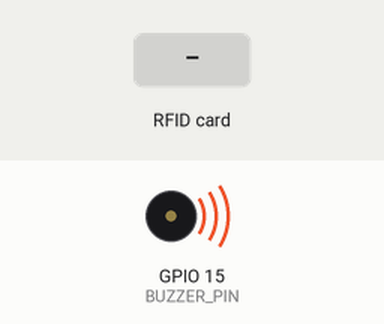
A sketch run on a simulated ESP32. On the bench: buzzer (waves = sounding). Inputs (shaded band) come from the test bench. WiFi joins after 1.5 s; servers stay silent unless stated; what the sketch prints to the serial monitor is not drawn.

Above: at 2.2 s.
At 3.4 s:
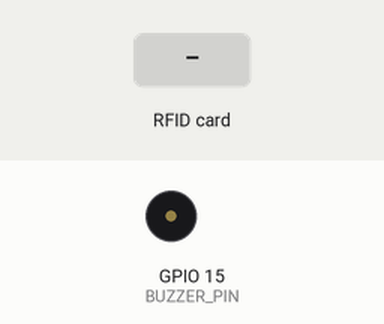
3.5 s: RFID card 5E 7A 19 C4 held to the reader
At 4.0 s:
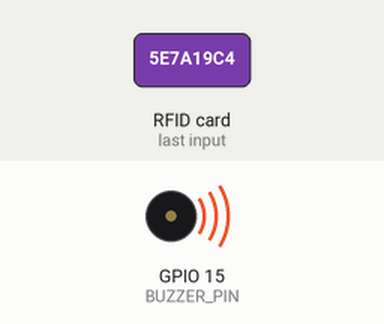
Timing chart, 0 to 6.5 s (numbered marks = the images above; inputs shaded):
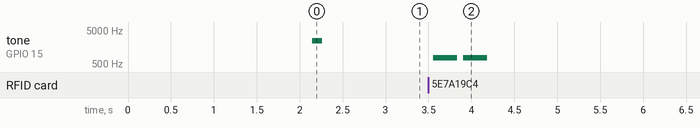

The sketch:

Smart_RFID_Attendance_System_Code.ino
```cpp
/*
  --------------------------------------------
  |                                          |
  |              Subscribe Now!!!            |
  |                                          |
  | http://www.youtube.com/@ChethanaVishmika |
  |                                          |
  --------------------------------------------

  CODE 2 - RFID Attendance System  (ESP32 + RC522 + buzzer + Google Sheets)

  - Scan a registered card  -> 1 beep, attendance row added to Google Sheet
  - Scan an unregistered card -> 2 low beeps, nothing is saved
  - Upload to Google Sheets failed (WiFi/URL problem) -> 3 quick beeps

  The Date and Time are added by Google Apps Script (Code.gs), so the
  ESP32 only sends the student's name.

  Library: "MFRC522" (Arduino Library Manager). WiFi/HTTPClient are built in.

  Wiring (RC522 -> ESP32):
    SDA(SS) -> 5     SCK -> 18     MOSI -> 23
    MISO    -> 19    RST -> 22     GND  -> GND
    3.3V    -> 3V3 (NOT 5V!)       IRQ  -> not connected
  Buzzer: (+) -> GPIO 15, (-) -> GND
*/

#include <SPI.h>
#include <MFRC522.h>
#include <WiFi.h>
#include <WiFiClientSecure.h>
#include <HTTPClient.h>

// ================== EDIT THESE ==================
const char* WIFI_SSID  = "YOUR_WIFI_NAME";
const char* WIFI_PASS  = "YOUR_WIFI_PASSWORD";

// Paste your Google Apps Script "Web app" URL here (ends with /exec)
const char* SCRIPT_URL = "https://script.google.com/macros/s/PASTE_YOUR_DEPLOYMENT_ID_HERE/exec";

// Registered cards: { "CARD_ID", "Student Name" }
// Get the card IDs using CODE 1.
struct Student {
  const char* uid;
  const char* name;
};

Student students[] = {
  {"ID 1", "Student Name 1"},
  {"ID 2", "Student Name 2"},
  {"ID 3", "Student Name 3"},
  // add more cards here...
};

const unsigned long COOLDOWN_MS = 10000;  // ignore the same card for 10 seconds
// =================================================

#define SS_PIN     5
#define RST_PIN    22
#define SCK_PIN    18
#define MISO_PIN   19
#define MOSI_PIN   23
#define BUZZER_PIN 15

const int STUDENT_COUNT = sizeof(students) / sizeof(students[0]);

MFRC522 rfid(SS_PIN, RST_PIN);

String lastUid = "";
unsigned long lastScanTime = 0;

// ---------- Buzzer ----------
void beep(int duration = 150, int freq = 2700) {
  int halfPeriod = 500000 / freq;
  unsigned long end = millis() + duration;
  while (millis() < end) {
    digitalWrite(BUZZER_PIN, HIGH);
    delayMicroseconds(halfPeriod);
    digitalWrite(BUZZER_PIN, LOW);
    delayMicroseconds(halfPeriod);
  }
}

void beepValid()   { beep(200); }
void beepUnknown() { beep(250, 800); delay(100); beep(250, 800); }
void beepError()   { for (int i = 0; i < 3; i++) { beep(80); delay(80); } }

// ---------- WiFi ----------
bool connectWiFi() {
  if (WiFi.status() == WL_CONNECTED) return true;

  Serial.print("Connecting to WiFi");
  WiFi.mode(WIFI_STA);
  WiFi.begin(WIFI_SSID, WIFI_PASS);

  unsigned long start = millis();
  while (WiFi.status() != WL_CONNECTED && millis() - start < 15000) {
    delay(500);
    Serial.print(".");
  }
  Serial.println();

  if (WiFi.status() == WL_CONNECTED) {
    Serial.print("WiFi connected. IP: ");
    Serial.println(WiFi.localIP());
    return true;
  }
  Serial.println("WiFi connection failed.");
  return false;
}

// ---------- Helpers ----------
String urlEncode(const String& s) {
  String out = "";
  char buf[4];
  for (size_t i = 0; i < s.length(); i++) {
    char c = s[i];
    if (isalnum(c) || c == '-' || c == '_' || c == '.' || c == '~') {
      out += c;
    } else {
      sprintf(buf, "%%%02X", (uint8_t)c);
      out += buf;
    }
  }
  return out;
}

int findStudent(const String& uid) {
  for (int i = 0; i < STUDENT_COUNT; i++) {
    if (uid.equalsIgnoreCase(students[i].uid)) return i;
  }
  return -1;
}

// ---------- Send to Google Sheets ----------
bool sendAttendance(const String& name) {
  if (!connectWiFi()) return false;

  WiFiClientSecure client;
  client.setInsecure();  // simple HTTPS without certificate checking

  HTTPClient http;
  String url = String(SCRIPT_URL) + "?name=" + urlEncode(name);
  http.begin(client, url);
  http.setFollowRedirects(HTTPC_FORCE_FOLLOW_REDIRECTS);  // Google redirects the response
  http.setTimeout(15000);

  int code = http.GET();
  Serial.print("HTTP response code: ");
  Serial.println(code);
  if (code > 0) {
    Serial.print("Server says: ");
    Serial.println(http.getString());
  }
  http.end();

  return code == 200;
}

// ---------- Setup ----------
void setup() {
  Serial.begin(115200);
  delay(500);

  pinMode(BUZZER_PIN, OUTPUT);
  digitalWrite(BUZZER_PIN, LOW);

  SPI.begin(SCK_PIN, MISO_PIN, MOSI_PIN, SS_PIN);
  rfid.PCD_Init();
  delay(50);

  Serial.println();
  Serial.println("=== RFID Attendance System ===");

  byte version = rfid.PCD_ReadRegister(MFRC522::VersionReg);
  if (version == 0x00 || version == 0xFF) {
    Serial.println("WARNING: No communication with RC522! Check wiring/power (3.3V).");
  } else {
    Serial.println("RC522 detected OK.");
  }

  connectWiFi();
  beep(100);
  Serial.println("Ready. Tap a card...");
}

// ---------- Loop ----------
void loop() {
  if (!rfid.PICC_IsNewCardPresent()) return;
  if (!rfid.PICC_ReadCardSerial()) return;

  String uid = "";
  for (byte i = 0; i < rfid.uid.size; i++) {
    if (rfid.uid.uidByte[i] < 0x10) uid += "0";
    uid += String(rfid.uid.uidByte[i], HEX);
  }
  uid.toUpperCase();

  rfid.PICC_HaltA();
  rfid.PCD_StopCrypto1();

  // Ignore the same card scanned again within the cooldown time
  if (uid == lastUid && millis() - lastScanTime < COOLDOWN_MS) {
    return;
  }
  lastUid = uid;
  lastScanTime = millis();

  Serial.println("--------------------------");
  Serial.print("Card ID: ");
  Serial.println(uid);

  int idx = findStudent(uid);
  if (idx < 0) {
    Serial.println("Unknown card - not registered.");
    beepUnknown();
    return;
  }

  String name = students[idx].name;
  Serial.print("Student: ");
  Serial.println(name);
  beepValid();

  if (sendAttendance(name)) {
    Serial.println("Attendance saved to Google Sheet.");
  } else {
    Serial.println("Failed to save attendance!");
    beepError();
  }
}
```

Measured:
- after the input at 3.5 s, tone on GPIO 15 (BUZZER_PIN): alternates 771 Hz for 0.28 s and silent for 0.07 s, 4 changes in all, then stays silent, starting after 0.06 s
